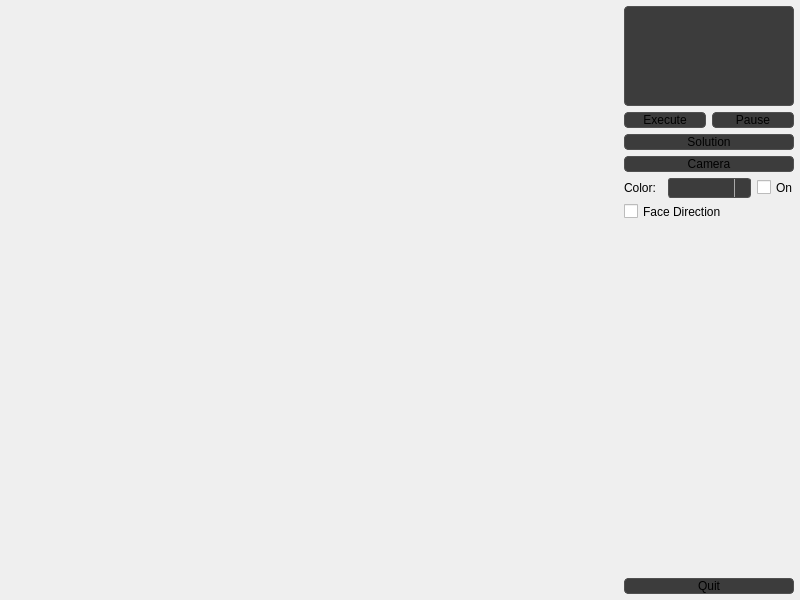
<?xml version="1.0" encoding="UTF-8"?>
<ui version="4.0">
 <class>MainWindow</class>
 <widget class="QMainWindow" name="MainWindow">
  <property name="windowModality">
   <enum>Qt::ApplicationModal</enum>
  </property>
  <property name="geometry">
   <rect>
    <x>0</x>
    <y>0</y>
    <width>800</width>
    <height>600</height>
   </rect>
  </property>
  <property name="minimumSize">
   <size>
    <width>800</width>
    <height>600</height>
   </size>
  </property>
  <property name="font">
   <font>
    <family>Segoe UI Semibold</family>
    <bold>true</bold>
    <stylestrategy>PreferAntialias</stylestrategy>
   </font>
  </property>
  <property name="windowTitle">
   <string>QRubix</string>
  </property>
  <property name="windowIcon">
   <iconset resource="src.qrc">
    <normaloff>:/Resources/rubik-_4_.ico</normaloff>:/Resources/rubik-_4_.ico</iconset>
  </property>
  <property name="styleSheet">
   <string notr="true"/>
  </property>
  <property name="tabShape">
   <enum>QTabWidget::Rounded</enum>
  </property>
  <widget class="QWidget" name="centralwidget">
   <layout class="QHBoxLayout" name="horizontalLayout">
    <property name="leftMargin">
     <number>6</number>
    </property>
    <property name="topMargin">
     <number>6</number>
    </property>
    <property name="rightMargin">
     <number>6</number>
    </property>
    <property name="bottomMargin">
     <number>6</number>
    </property>
    <item>
     <widget class="QWidget" name="GLwidget" native="true">
      <property name="enabled">
       <bool>true</bool>
      </property>
      <property name="sizePolicy">
       <sizepolicy hsizetype="Expanding" vsizetype="Preferred">
        <horstretch>0</horstretch>
        <verstretch>0</verstretch>
       </sizepolicy>
      </property>
      <property name="minimumSize">
       <size>
        <width>600</width>
        <height>500</height>
       </size>
      </property>
      <property name="styleSheet">
       <string notr="true"/>
      </property>
     </widget>
    </item>
    <item>
     <layout class="QVBoxLayout" name="verticalLayout_2">
      <item>
       <layout class="QVBoxLayout" name="verticalLayout">
        <item>
         <widget class="QTextEdit" name="textEdit">
          <property name="sizePolicy">
           <sizepolicy hsizetype="Ignored" vsizetype="Minimum">
            <horstretch>0</horstretch>
            <verstretch>0</verstretch>
           </sizepolicy>
          </property>
          <property name="minimumSize">
           <size>
            <width>80</width>
            <height>0</height>
           </size>
          </property>
          <property name="maximumSize">
           <size>
            <width>16777215</width>
            <height>100</height>
           </size>
          </property>
          <property name="font">
           <font>
            <family>Cascadia Code</family>
            <bold>false</bold>
            <stylestrategy>PreferAntialias</stylestrategy>
           </font>
          </property>
          <property name="styleSheet">
           <string notr="true">border: 1px solid;
border-color: rgb(80, 80, 80);
background-color: rgb(60, 60, 60);
border-radius: 4px;
min-width: 78px;</string>
          </property>
         </widget>
        </item>
        <item>
         <layout class="QHBoxLayout" name="horizontalLayout_3">
          <item>
           <widget class="QPushButton" name="execute">
            <property name="font">
             <font>
              <family>Segoe UI Historic</family>
              <italic>false</italic>
              <bold>false</bold>
              <stylestrategy>PreferAntialias</stylestrategy>
             </font>
            </property>
            <property name="cursor">
             <cursorShape>PointingHandCursor</cursorShape>
            </property>
            <property name="styleSheet">
             <string notr="true">QPushButton {
    border: 1px solid;
    border-radius: 4px;
    min-width: 80px;
	background-color: rgb(60, 60, 60);
	border-color: rgb(80, 80, 80);
}
QPushButton:pressed {
    
	background-color: rgb(50, 50, 50);
}
QPushButton:flat {   
	border: none;
}
QPushButton:hover:!pressed {
	
	background-color: rgb(70, 70, 70);
}</string>
            </property>
            <property name="text">
             <string>Execute</string>
            </property>
            <property name="flat">
             <bool>false</bool>
            </property>
           </widget>
          </item>
          <item>
           <widget class="QPushButton" name="pause">
            <property name="font">
             <font>
              <family>Segoe UI Historic</family>
              <italic>false</italic>
              <bold>false</bold>
              <stylestrategy>PreferAntialias</stylestrategy>
             </font>
            </property>
            <property name="styleSheet">
             <string notr="true">QPushButton {
    border: 1px solid;
    border-radius: 4px;
    min-width: 80px;
	background-color: rgb(60, 60, 60);
	border-color: rgb(80, 80, 80);
}
QPushButton:pressed {
    
	background-color: rgb(50, 50, 50);
}
QPushButton:flat {   
	border: none;
}
QPushButton:hover:!pressed {
	
	background-color: rgb(70, 70, 70);
}</string>
            </property>
            <property name="text">
             <string>Pause</string>
            </property>
            <property name="flat">
             <bool>false</bool>
            </property>
           </widget>
          </item>
         </layout>
        </item>
        <item>
         <widget class="QPushButton" name="solve">
          <property name="font">
           <font>
            <family>Segoe UI Historic</family>
            <bold>false</bold>
            <stylestrategy>PreferAntialias</stylestrategy>
           </font>
          </property>
          <property name="cursor">
           <cursorShape>PointingHandCursor</cursorShape>
          </property>
          <property name="styleSheet">
           <string notr="true">QPushButton {
    border: 1px solid;
    border-radius: 4px;
    min-width: 80px;
	background-color: rgb(60, 60, 60);
	border-color: rgb(80, 80, 80);
}
QPushButton:pressed {
    
	background-color: rgb(50, 50, 50);
}
QPushButton:flat {   
	border: none;
}
QPushButton:hover:!pressed {
	
	background-color: rgb(70, 70, 70);
}</string>
          </property>
          <property name="text">
           <string>Solution</string>
          </property>
          <property name="flat">
           <bool>false</bool>
          </property>
         </widget>
        </item>
        <item>
         <widget class="QPushButton" name="camera">
          <property name="font">
           <font>
            <family>Segoe UI Historic</family>
            <bold>false</bold>
            <stylestrategy>PreferAntialias</stylestrategy>
           </font>
          </property>
          <property name="cursor">
           <cursorShape>PointingHandCursor</cursorShape>
          </property>
          <property name="styleSheet">
           <string notr="true">QPushButton {
    border: 1px solid;
    border-radius: 4px;
    min-width: 80px;
	background-color: rgb(60, 60, 60);
	border-color: rgb(80, 80, 80);
}
QPushButton:pressed {
    
	background-color: rgb(50, 50, 50);
}
QPushButton:flat {   
	border: none;
}
QPushButton:hover:!pressed {
	
	background-color: rgb(70, 70, 70);
}</string>
          </property>
          <property name="text">
           <string>Camera</string>
          </property>
          <property name="flat">
           <bool>false</bool>
          </property>
         </widget>
        </item>
        <item>
         <layout class="QHBoxLayout" name="horizontalLayout_2">
          <item>
           <widget class="QLabel" name="label">
            <property name="font">
             <font>
              <family>Segoe UI Historic</family>
              <pointsize>9</pointsize>
              <italic>false</italic>
              <bold>false</bold>
              <stylestrategy>PreferAntialias</stylestrategy>
             </font>
            </property>
            <property name="styleSheet">
             <string notr="true"/>
            </property>
            <property name="text">
             <string>Color:</string>
            </property>
           </widget>
          </item>
          <item>
           <widget class="QComboBox" name="currentColor">
            <property name="font">
             <font>
              <family>Segoe UI Historic</family>
              <bold>false</bold>
              <stylestrategy>PreferAntialias</stylestrategy>
             </font>
            </property>
            <property name="cursor">
             <cursorShape>PointingHandCursor</cursorShape>
            </property>
            <property name="autoFillBackground">
             <bool>false</bool>
            </property>
            <property name="styleSheet">
             <string notr="true">QComboBox {
    border: 1px solid;
    border-radius: 3px;
    padding: 1px 18px 1px 3px;
    min-width: 3em;
	background-color: rgb(60, 60, 60);
	border-color: rgb(80, 80, 80);
}
QComboBox::drop-down {
	 border:0px;
	 subcontrol-origin: padding;
    subcontrol-position: top right;
    width: 15px;

    border-left-width: 1px;
    border-left-color: darkgray;
    border-left-style: solid; /* just a single line */
    border-top-right-radius: 3px; /* same radius as the QComboBox */
    border-bottom-right-radius: 3px;
}
QComboBox::down-arrow {
    image: url(:/Resources/drop-down-arrow.png);
	 width:6px;
	 height:6px;
}
QComboBox:!editable, QComboBox::drop-down:editable {
}

/* QComboBox gets the &quot;on&quot; state when the popup is open */
QComboBox:!editable:on, QComboBox::drop-down:editable:on {
}
QComboBox:on { /* shift the text when the popup opens */
    padding-top: 3px;
    padding-left: 4px;
}
QComboBox QAbstractItemView {
    border: 1px solid;
    selection-background-color: lightgray;
}



</string>
            </property>
           </widget>
          </item>
          <item>
           <widget class="QCheckBox" name="checkBox">
            <property name="font">
             <font>
              <family>Segoe UI Historic</family>
              <pointsize>9</pointsize>
              <italic>false</italic>
              <bold>false</bold>
              <stylestrategy>PreferAntialias</stylestrategy>
             </font>
            </property>
            <property name="cursor">
             <cursorShape>PointingHandCursor</cursorShape>
            </property>
            <property name="styleSheet">
             <string notr="true">QCheckBox {
    spacing: 5px;
}</string>
            </property>
            <property name="text">
             <string>On</string>
            </property>
           </widget>
          </item>
         </layout>
        </item>
        <item>
         <widget class="QCheckBox" name="facedir">
          <property name="font">
           <font>
            <family>Segoe UI Historic</family>
            <pointsize>9</pointsize>
            <italic>false</italic>
            <bold>false</bold>
            <stylestrategy>PreferDefault</stylestrategy>
           </font>
          </property>
          <property name="styleSheet">
           <string notr="true">QCheckBox {
    spacing: 5px;
}</string>
          </property>
          <property name="text">
           <string>Face Direction</string>
          </property>
         </widget>
        </item>
        <item>
         <spacer name="verticalSpacer">
          <property name="orientation">
           <enum>Qt::Vertical</enum>
          </property>
          <property name="sizeHint" stdset="0">
           <size>
            <width>20</width>
            <height>40</height>
           </size>
          </property>
         </spacer>
        </item>
       </layout>
      </item>
      <item>
       <widget class="QPushButton" name="pushButton">
        <property name="font">
         <font>
          <family>Segoe UI</family>
          <bold>false</bold>
          <stylestrategy>PreferAntialias</stylestrategy>
         </font>
        </property>
        <property name="cursor">
         <cursorShape>PointingHandCursor</cursorShape>
        </property>
        <property name="styleSheet">
         <string notr="true">QPushButton {
    border: 1px solid;
    border-radius: 4px;
    min-width: 80px;
	background-color: rgb(60, 60, 60);
	border-color: rgb(80, 80, 80);
}
QPushButton:pressed {
    
	background-color: rgb(50, 50, 50);
}
QPushButton:flat {   
	border: none;
}
QPushButton:hover:!pressed {
	
	background-color: rgb(70, 70, 70);
}</string>
        </property>
        <property name="text">
         <string>Quit</string>
        </property>
       </widget>
      </item>
     </layout>
    </item>
   </layout>
  </widget>
 </widget>
 <resources>
  <include location="src.qrc"/>
 </resources>
 <connections>
  <connection>
   <sender>pushButton</sender>
   <signal>released()</signal>
   <receiver>MainWindow</receiver>
   <slot>close()</slot>
   <hints>
    <hint type="sourcelabel">
     <x>752</x>
     <y>581</y>
    </hint>
    <hint type="destinationlabel">
     <x>753</x>
     <y>480</y>
    </hint>
   </hints>
  </connection>
 </connections>
</ui>
